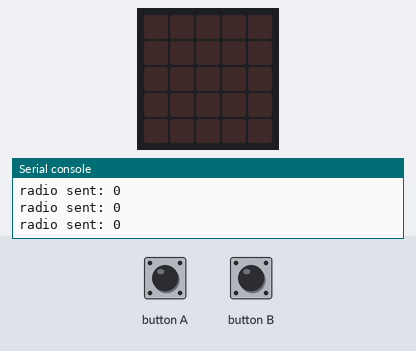
This program was run on a simulated BBC micro:bit (MakeCode). Shown: the board's 5×5 LED display, the last lines printed to the serial console. The test bench sets the inputs (shaded band). No radio messages arrive unless stated (any console line starting 'radio sent:' is added by the test bench).

Above: at 1.2 s.
1.3 s: button A pressed for 0.15 s
At 1.9 s:
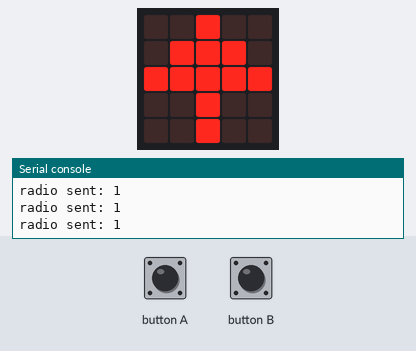
2.9 s: button B pressed for 0.15 s
At 4.3 s:
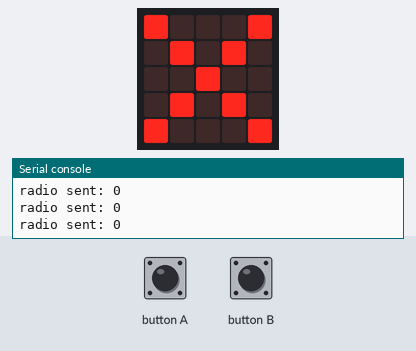
Timing chart, 0 to 5.9 s (numbered marks = the images above; inputs shaded):
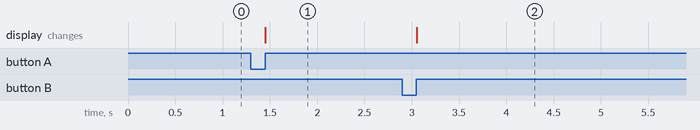

The program:

main.ts
```typescript
radio.onReceivedNumber(function (receivedNumber) {
    if (receivedNumber == 20) {
        basic.showLeds(`
            # . . . #
            . # . # .
            . . # . .
            . # . # .
            # . . . #
            `)
    }
})
input.onButtonPressed(Button.A, function () {
    maqueen_andando = 1
    radio.sendNumber(1)
    basic.showLeds(`
        . . # . .
        . # # # .
        # # # # #
        . . # . .
        . . # . .
        `)
})
input.onButtonPressed(Button.B, function () {
    maqueen_andando = 0
    radio.sendNumber(0)
    basic.showLeds(`
        # . . . #
        . # . # .
        . . # . .
        . # . # .
        # . . . #
        `)
})
let maqueen_andando = 0
radio.setGroup(88)
maqueen_andando = 0
basic.forever(function () {
    if (maqueen_andando == 1) {
        radio.sendNumber(1)
    } else {
        radio.sendNumber(0)
    }
})
```

test.ts
```typescript
// aquí va el archivo "tests"; esto no se compilará cuando este paquete se utilice como una extensión.
```

Measured:
- after the input at 1.3 s, the display: changes after 0.15 s (image 1)
- after the input at 2.9 s, the display: changes after 0.15 s (image 2)
